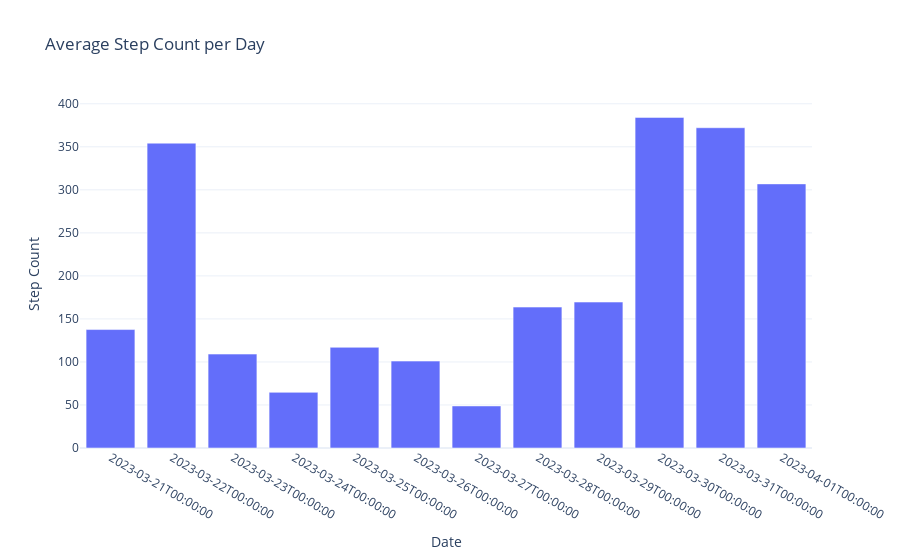

Notebook code for this chart:
### Code cell
# Calculate Average Step Count per Day
average_step_count_per_day = data.groupby("Date")["Step Count"].mean().reset_index()

fig5 = px.bar(average_step_count_per_day, x="Date",
              y="Step Count",
              title="Average Step Count per Day")
fig5.update_xaxes(type='category')
fig5.show()

### Figure 1 — Plotly figure (JSON) as saved in the notebook; plotly's stock layout.template omitted (floating-point values rounded to 4 significant figures)
{"data": [{"alignmentgroup": "True", "hovertemplate": "Date=%{x}<br>Step Count=%{y}<extra></extra>", "legendgroup": "", "marker": {"color": "#636efa", "pattern": {"shape": ""}}, "name": "", "offsetgroup": "", "orientation": "v", "showlegend": false, "textposition": "auto", "type": "bar", "x": ["2023-03-21T00:00:00", "2023-03-22T00:00:00", "2023-03-23T00:00:00", "2023-03-24T00:00:00", "2023-03-25T00:00:00", "2023-03-26T00:00:00", "2023-03-27T00:00:00", "2023-03-28T00:00:00", "2023-03-29T00:00:00", "2023-03-30T00:00:00", "2023-03-31T00:00:00", "2023-04-01T00:00:00"], "xaxis": "x", "y": [137.6, 354.2, 109.1, 64.67, 117, 101, 48.88, 163.8, 169.6, 384.2, 372.2, 306.9], "yaxis": "y"}], "layout": {"autosize": true, "barmode": "relative", "legend": {"tracegroupgap": 0}, "title": {"text": "Average Step Count per Day"}, "xaxis": {"anchor": "y", "autorange": true, "domain": [0, 1], "range": [-0.5, 11.5], "title": {"text": "Date"}, "type": "category"}, "yaxis": {"anchor": "x", "autorange": true, "domain": [0, 1], "range": [0, 404.4], "title": {"text": "Step Count"}, "type": "linear"}}}
